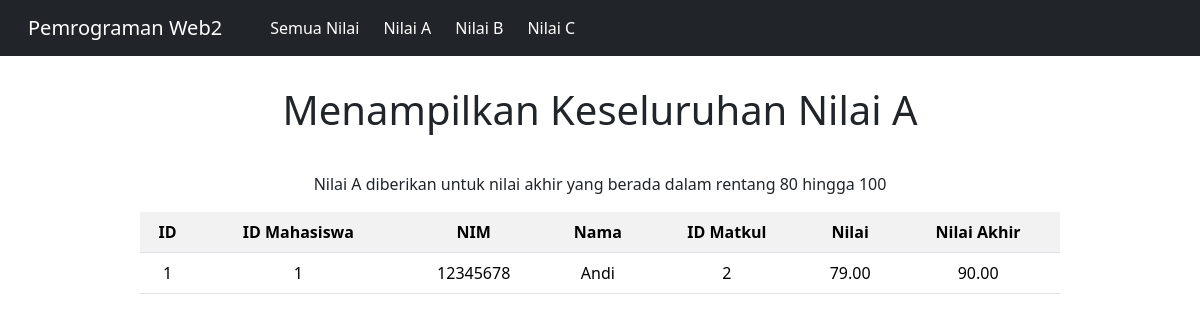
Screenshot of /proses_nilai.php?nilai=A with the database file from the repository.
### tables this page shows
CREATE TABLE `nilai` (
  `nilai_id` int NOT NULL,
  `nilai` decimal(10,2) NOT NULL,
  `nilai_akhir` decimal(10,2) NOT NULL,
  `mahasiswa_id` int NOT NULL,
  `matkul_id` int NOT NULL,
  `semester_id` int NOT NULL
);

CREATE TABLE `mahasiswa` (
  `mahasiswa_id` int NOT NULL,
  `nim` varchar(20) NOT NULL,
  `nama_mhs` varchar(255) NOT NULL,
  `alamat` varchar(255) NOT NULL,
  `email` varchar(255) NOT NULL,
  `no_telp` varchar(20) NOT NULL
);

### koneksi.php (called while the page is built, shortened)
<?php
class database {
    private $host = "localhost";
    private $username = "root";
    private $password = "";
    private $database = "pweb2";
    public function __construct() {
        $this->koneksi = new mysqli($this->host, $this->username, $this->password, $this->database);
        return $this->koneksi;
    }
}
?>

### class_nilai.php (called while the page is built, shortened)
<?php
include "koneksi.php";
class nilaiA extends nilai{
    public function getNilai(){
        $query = "SELECT * FROM nilai join mahasiswa on nilai.mahasiswa_id=mahasiswa.mahasiswa_id WHERE nilai_akhir between 80 and 100 ";
        return parent::__construct()->query($query);
    }
}

### proses_nilai.php (the view, shortened to what this page needs)
<?php
include "class_nilai.php";
?>
<!DOCTYPE html>
<html lang="en">
<head>
    <link href="https://cdn.jsdelivr.net/npm/bootstrap@5.3.3/dist/css/bootstrap.min.css" rel="stylesheet">
</head>
<body>
<nav class="navbar navbar-expand-lg navbar-dark bg-dark">
  <div class="container-fluid">
    <a class="navbar-brand ms-3" href="home.php">Pemrograman Web2</a>
    <div class="collapse navbar-collapse">
      <ul class="navbar-nav">
        <li class="nav-item ms-4 ">
          <a class="nav-link active" aria-current="page" href="proses_nilai.php?nilai=AllNilai">Semua Nilai</a>
        </li>
        <li class="nav-item ms-2">
          <a class="nav-link active" href="proses_nilai.php?nilai=A">Nilai A</a>
        </li>
        <li class="nav-item  ms-2">
          <a class="nav-link active"  href="proses_nilai.php?nilai=B">Nilai B</a>
        </li>
        <li class="nav-item  ms-2">
          <a class="nav-link active" href="proses_nilai.php?nilai=C">Nilai C</a>
        </li>
      </ul>
    </div>
  </div>
</nav>
  <?php
  if($_GET["nilai"]=="A"){
      $nilai = new nilaiA();
      echo "<h1> Menampilkan Keseluruhan Nilai A </h1>";
      echo "<p>Nilai A diberikan untuk nilai akhir yang berada dalam rentang 80 hingga 100</p> ";
  }else if ($_GET["nilai"]=="B"){
      $nilai= new nilaiB();
      echo "<h1> Menampilkan Keseluruhan Nilai B </h1>";
      echo "<p>Nilai B diberikan untuk nilai akhir yang berada dalam rentang 65 hingga 79</p> ";
  }else if ($_GET["nilai"]=="C"){
      $nilai= new nilaiC();
      echo "<h1> Menampilkan Keseluruhan Nilai C </h1>";
      echo "<p>Nilai C diberikan untuk nilai akhir yang berada dalam rentang 0 hingga 64</p> ";
  }else{
      $nilai = new AllNilai();
      echo "<h1> Menampilkan Keseluruhan Nilai </h1>";
  }
  $z = $nilai->getNilai();
?>
<div class="center">
  <table class="table table-striped table-hover text-center">
    <tr>
        <th>ID</th>
        <th>ID Mahasiswa</th>
        <th>NIM</th>
        <th>Nama</th>
        <th>ID Matkul</th>
        <th>Nilai</th>
        <th>Nilai Akhir</th>
    </tr>
    <?php
    foreach ($z as $a){
    $no= 1;
    ?>
    <tr>
        <td><?php echo $no++ ?></td>
        <td><?=$a["mahasiswa_id"]?></td>
        <td><?=$a["nim"]?></td>
        <td><?=$a["nama_mhs"]?></td>
        <td><?=$a["matkul_id"]?></td>
        <td><?=$a["nilai"]?></td>
        <td><?=$a["nilai_akhir"]?></td>
    </tr>
    <?php }?>
  </table>
  </div>
</body>
</html>

### proses_nilai.php (style rules this page uses)
h1,p { text-align: center; padding-top: 30px; }
a.nav-link { border-radius: 8px; }
.center { margin-left: 140px; margin-right: 140px; }

### rows the page displays
nilai: mahasiswa.mahasiswa_id "1", mahasiswa.nim "12345678", mahasiswa.nama_mhs "Andi", matkul "2", nilai "79.00", nilai_akhir "90.00"
